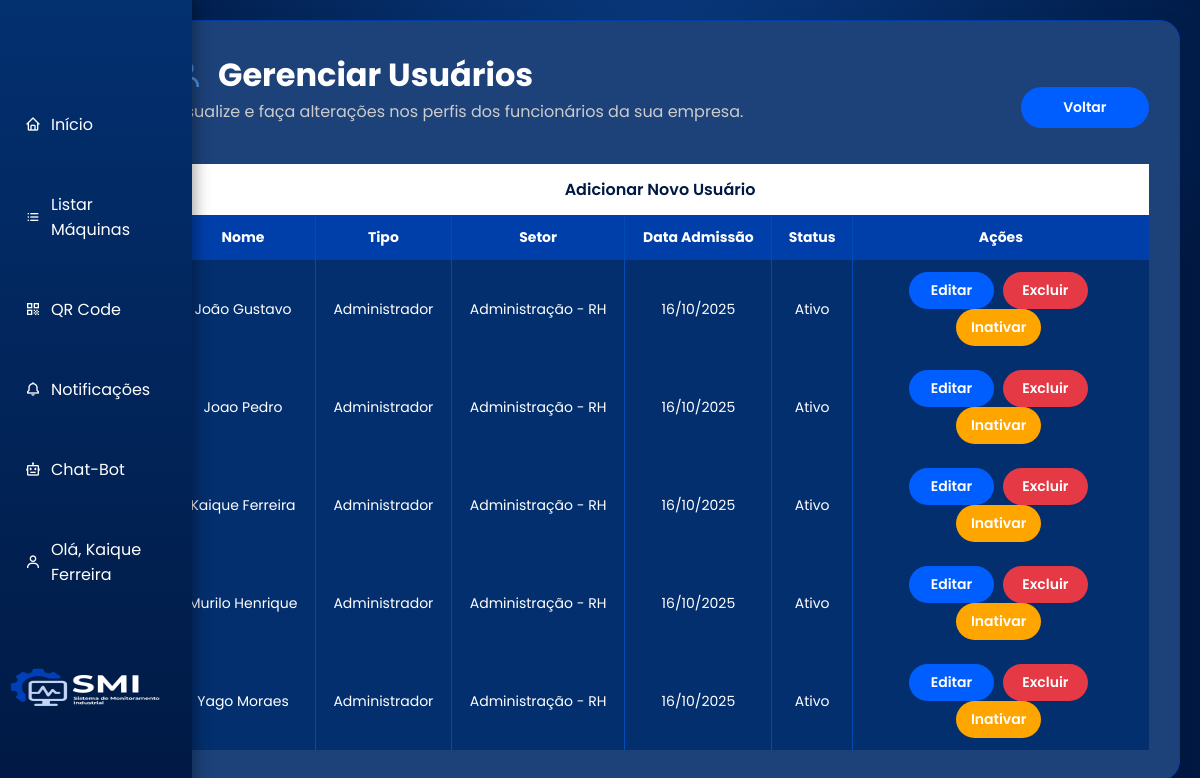
Screenshot of /php/gerenciar_usuarios.php (signed in) with the database file from the repository.
### tables this page shows
CREATE TABLE `usuarios` (
  `id_usuario` int(11) NOT NULL,
  `nome_usuario` varchar(100) NOT NULL,
  `email_usuario` varchar(100) NOT NULL,
  `senha_usuario` varchar(255) NOT NULL,
  `cpf_usuario` varchar(14) NOT NULL,
  `tipo_usuario` enum('adm','funcionario') NOT NULL,
  `setor` varchar(100) NOT NULL,
  `data_admissao` date NOT NULL,
  `status_usuario` enum('ativo','inativo') NOT NULL DEFAULT 'ativo'
);

### php/gerenciar_usuarios.php (the view, shortened to what this page needs)
<?php
require_once "conexao.php";
$sql = "SELECT id_usuario, nome_usuario, tipo_usuario, setor, data_admissao, status_usuario
        FROM usuarios
        ORDER BY
            CASE WHEN tipo_usuario = 'adm' THEN 1 ELSE 2 END,
            nome_usuario ASC";
$resultado = $conexao->query($sql);
?>
<!DOCTYPE html>
<html lang="pt-br">
<head>
    <link href="https://unpkg.com/boxicons@2.1.4/css/boxicons.min.css" rel="stylesheet" />
    <link rel="stylesheet" href="../css/gerenciar_usuarios.css">
</head>
<body>
<?php include "nav.php"; ?>
<?php include "nav_mobile.php"; ?>
<main>
<div class="container_usuarios">
    <div class="titulo">
        <div class="titulo_textos">
            <h1><i class='bx bx-user'></i> Gerenciar Usuários</h1>
            <p class="subtitulo">Visualize e faça alterações nos perfis dos funcionários da sua empresa.</p>
        </div>
        <div class="botoes">
            <a href="perfil.php" class="botao_voltar">Voltar</a>
        </div>
    </div>
    <table>
    <thead>
       <tr class="linha_adicionar">
            <td colspan="6" style="text-align: center;">
                <button id="abrirModalUsuario" class="botao_adicionar_destaque">
                    Adicionar Novo Usuário
                </button>
            </td>
        </tr>
        <tr>
            <th>Nome</th>
            <th>Tipo</th>
            <th>Setor</th>
            <th>Data Admissão</th>
            <th>Status</th>
            <th>Ações</th>
        </tr>
    </thead>
    <tbody>
        <?php while ($usuario = $resultado->fetch_assoc()) { ?>
        <tr>
            <td><?= htmlspecialchars($usuario['nome_usuario']) ?></td>
            <td><?= $usuario['tipo_usuario'] === 'adm' ? 'Administrador' : ucfirst($usuario['tipo_usuario']) ?></td>
            <td><?= htmlspecialchars($usuario['setor']) ?></td>
            <td><?= date("d/m/Y", strtotime($usuario['data_admissao'])) ?></td>
            <td id="status-<?= $usuario['id_usuario'] ?>"><?= ucfirst($usuario['status_usuario']) ?></td>
            <td>
                <a href="editar_usuario.php?id=<?= $usuario['id_usuario'] ?>"
                   class="botao_editar"
                   data-id="<?= $usuario['id_usuario'] ?>">Editar</a>
                <a href="excluir_usuario.php?id=<?= $usuario['id_usuario'] ?>"
                   class="botao_excluir"
                   data-id="<?= $usuario['id_usuario'] ?>">Excluir</a>
                <a href="#" class="botao_acao"
                   data-id="<?= $usuario['id_usuario'] ?>"
                   data-acao="<?= $usuario['status_usuario'] === 'ativo' ? 'inativar' : 'ativar' ?>">
                   <?= $usuario['status_usuario'] === 'ativo' ? 'Inativar' : 'Ativar' ?>
                </a>
            </td>
        </tr>
        <?php } ?>
    </tbody>
</table>
</div>
</main>
</body>
</html>

### css/gerenciar_usuarios.css (style rules this page uses)
* { margin: 0; padding: 0; box-sizing: border-box; font-family: 'Poppins', sans-serif; }
body { background: radial-gradient(ellipse 200% 200% at 55% 10%, #0a3c83, #001943 25%); background-attachment: fixed; background-repeat: no-repeat; background-size: cover; color: white; }
main { margin-left: 16%; padding: 30px; z-index: 999; }
.container_usuarios { background: #1D427A; padding: 30px; border-radius: 20px; border: 1px solid #003FA9; color: #ffffff; box-shadow: 0 8px 25px rgba(0, 0, 0, 0.1); width: 100%; overflow-x: auto; }
.container_usuarios .titulo { display: flex; justify-content: space-between; align-items: center; flex-wrap: wrap; gap: 20px; }
.container_usuarios .titulo_textos { flex: 1 1 60%; }
.container_usuarios .titulo h1 { display: flex; align-items: center; font-size: 40px; color: #ffffff; font-weight: 700; }
.container_usuarios .titulo h1 i { margin-right: 15px; color: #4a90e2; }
.container_usuarios .titulo .subtitulo { font-size: 16px; color: #ccc; margin-bottom: 40px; }
.botoes .botao_voltar { background-color: #005eff; color: #fff; padding: 10px 60px; border-radius: 25px; text-decoration: none; font-weight: 600; font-size: 15px; transition: all 0.3s ease; display: inline-block; width: 100%; }
.container_usuarios table { width: 100%; border-collapse: collapse; font-size: 16px; }
.container_usuarios thead tr { background-color: #003FA9; color: #ffffff; text-align: center; }
.container_usuarios thead th { padding: 12px 15px; border-right: 1px solid #004bb5; }
.container_usuarios thead th:last-child { border-right: none; }
.container_usuarios tbody tr { background-color: #032F6F; transition: background-color 0.3s; }
.container_usuarios tbody td { padding: 12px 15px; color: #ffffff; border-right: 1px solid #004bb5; text-align: center; }
.container_usuarios tbody td:last-child { border-right: none; }
.container_usuarios a { display: inline-block; padding: 10px 20px; width: 30.8%; border-radius: 25px; text-decoration: none; font-weight: 600; font-size: 15px; transition: all 0.3s ease; margin-right: 5px; text-align: center; }
.container_usuarios a[href*="editar"] { background-color: #005eff; color: #fff; }
.container_usuarios a[href*="excluir"] { background-color: #e63946; color: #fff; }
.container_usuarios a.botao_acao { color: #fff; }
.container_usuarios a.botao_acao[data-acao="inativar"] { background-color: #ffa500; }
.linha_adicionar td { background-color: #ffffff; padding: 7px; }
.botao_adicionar_destaque { background-color: #ffffff; width: 100%; color: #001943; border: none; cursor: pointer; font-size: 16px; font-weight: 600; padding: 6px; }
@media (max-width: 1200px) { main { margin-left: 10%; padding: 20px; } }
@media (max-width: 1200px) { .container_usuarios .titulo h1 { font-size: 32px; } }
@media (max-width: 1200px) { .botoes .botao_voltar { padding: 10px 40px; font-size: 14px; } }
@media (max-width: 1200px) { .container_usuarios table { font-size: 14px; } }
@media (max-width: 1200px) { .container_usuarios a { font-size: 14px; padding: 8px 15px; width: 32%; } }

### css/nav.css (style rules this page uses)
* { margin: 0; padding: 0; box-sizing: border-box; font-family: 'Poppins', sans-serif; }

### rows the page displays
usuarios: nome_usuario "João Gustavo", tipo_usuario "Administrador", setor "Administração - RH", data_admissao "16/10/2025", status_usuario "Ativo", shows "Inativar"
usuarios: nome_usuario "Joao Pedro", tipo_usuario "Administrador", setor "Administração - RH", data_admissao "16/10/2025", status_usuario "Ativo", shows "Inativar"
usuarios: nome_usuario "Kaique Ferreira", tipo_usuario "Administrador", setor "Administração - RH", data_admissao "16/10/2025", status_usuario "Ativo", shows "Inativar"
usuarios: nome_usuario "Murilo Henrique", tipo_usuario "Administrador", setor "Administração - RH", data_admissao "16/10/2025", status_usuario "Ativo", shows "Inativar"
usuarios: nome_usuario "Yago Moraes", tipo_usuario "Administrador", setor "Administração - RH", data_admissao "16/10/2025", status_usuario "Ativo", shows "Inativar"

### other values shown
$nome_usuario "Kaique Ferreira"
